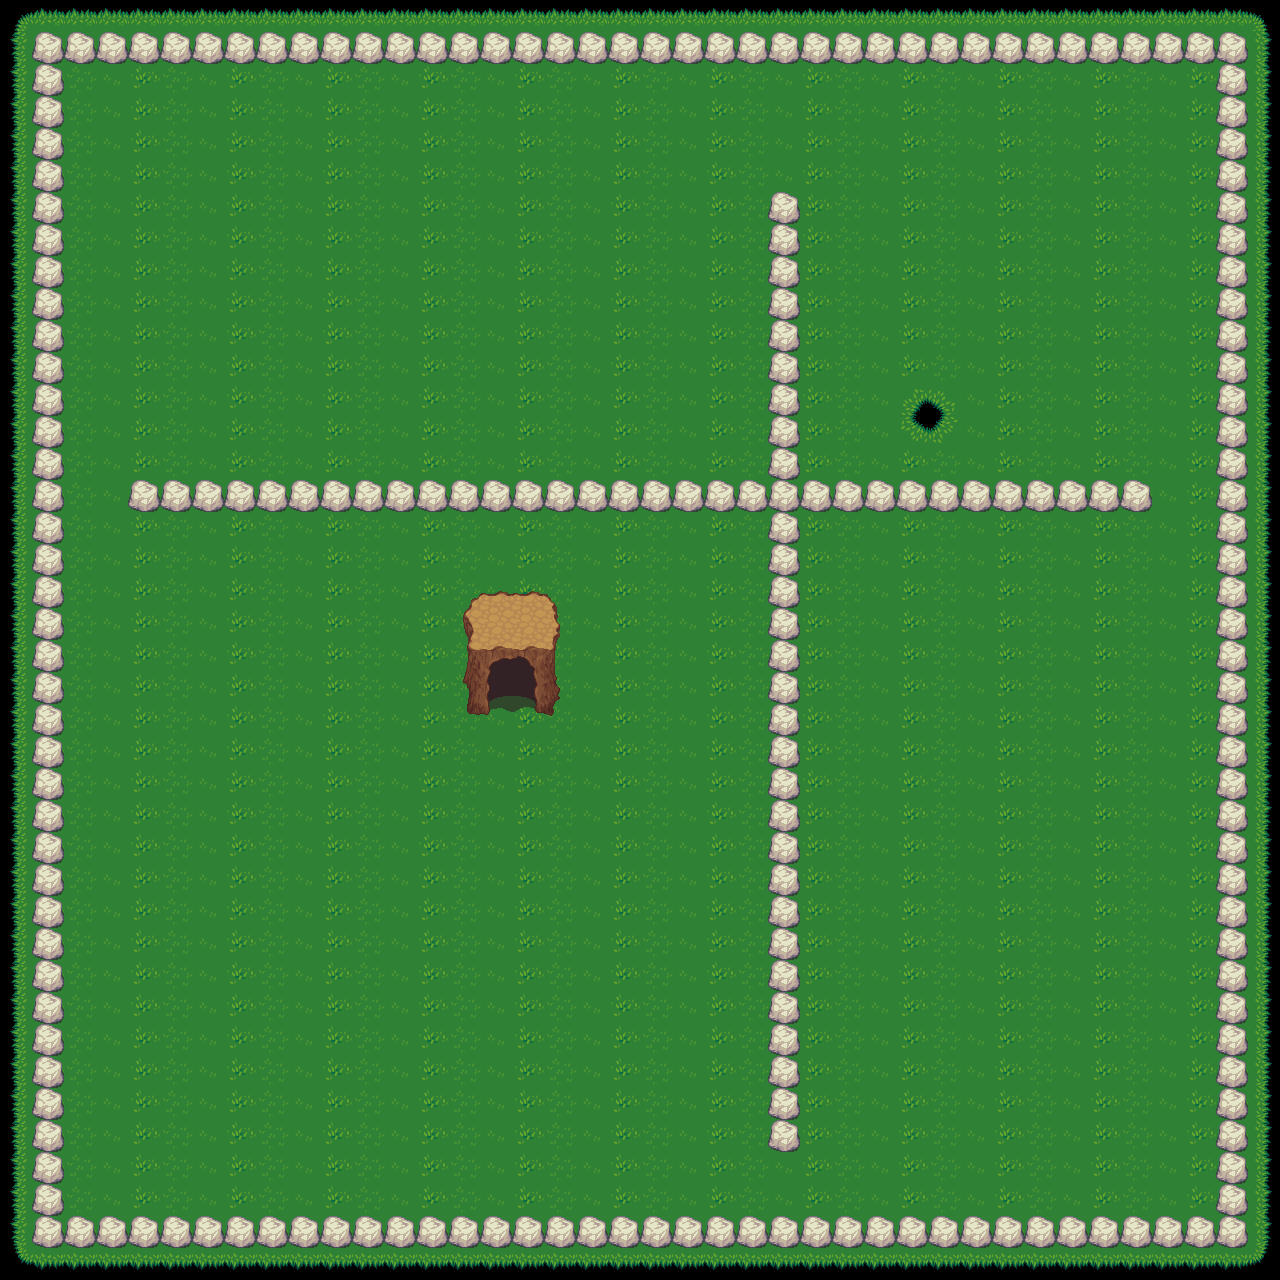

A 2D game scene composited from a Tiled map and its tileset images. What follows is a short description and the map's XML, with each tile layer's data collapsed to a summary:
An orthogonal 40x40 tile map with 32x32 px tiles, 4 tile layers (Herbe, Rocks, CroixPierre, EntreeGrotte), 1 hidden layer not drawn, 6 tilesets and 2 objects (teleport, changemap).

<map version="1.0" orientation="orthogonal" renderorder="right-down" width="40" height="40" tilewidth="32" tileheight="32">
 <tileset firstgid="1" name="grass" tilewidth="32" tileheight="32">
  <image source="tuiles/LPC Base Assets/tiles/grass.png" width="96" height="192" />
 </tileset>
 <tileset firstgid="19" name="treetop" tilewidth="32" tileheight="32">
  <image source="tuiles/LPC Base Assets/tiles/treetop.png" width="192" height="224" />
 </tileset>
 <tileset firstgid="61" name="trunk" tilewidth="32" tileheight="32">
  <image source="tuiles/LPC Base Assets/tiles/trunk.png" width="192" height="96" />
 </tileset>
 <tileset firstgid="79" name="rock" tilewidth="32" tileheight="32">
  <image source="tuiles/LPC Base Assets/tiles/rock.png" width="64" height="32" />
 </tileset>
 <tileset firstgid="81" name="tuile-logic" tilewidth="32" tileheight="32">
  <image source="tuiles/tuile-logic.png" width="160" height="160" />
 </tileset>
 <tileset firstgid="106" name="mountains" tilewidth="32" tileheight="32">
  <image source="tuiles/LPC Base Assets/tiles/mountains.png" width="384" height="288" />
 </tileset>
 <layer name="Herbe" width="40" height="40">
  <data>[1600 cells, 1600 non-empty, 15 distinct tile ids]</data>
 </layer>
 <layer name="Rocks" width="40" height="40">
  <data>[1600 cells, 148 non-empty, 1 distinct tile ids]</data>
 </layer>
 <layer name="CroixPierre" width="40" height="40">
  <data>[1600 cells, 61 non-empty, 1 distinct tile ids]</data>
 </layer>
 <layer name="logic" width="40" height="40" visible="0" opacity="0.55">
  <data>[1600 cells, 209 non-empty, 5 distinct tile ids]</data>
 </layer>
 <layer name="EntreeGrotte" width="40" height="40">
  <data>[1600 cells, 20 non-empty, 18 distinct tile ids]</data>
 </layer>
 <objectgroup name="trigger" width="64" height="64">
  <object name="eg1" type="teleport" x="481" y="669" width="64" height="32">
   <properties>
    <property name="dest-x" value="1000" />
    <property name="dest-y" value="226" />
   </properties>
  </object>
  <object name="changeMap" type="changemap" x="915" y="404" width="25" height="22">
   <properties>
    <property name="dest-map" value="exemple-desert.tmx" />
    <property name="dest-x" value="680" />
    <property name="dest-y" value="452" />
   </properties>
  </object>
 </objectgroup>
</map>
